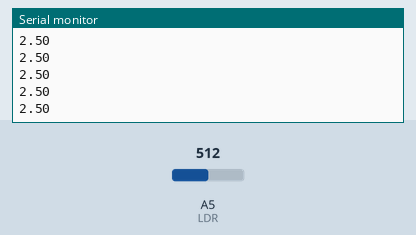
Recording of a sketch running on a simulated Arduino Uno, built with avr-gcc and run on an emulated ATmega328P. Parts: the last lines printed to the serial monitor. The inputs (shaded band) are chosen by the test bench; at power-on: A5 (LDR) = 512.

Above: at 1.2 s.
1.3 s: A5 (LDR) set to 716
At 2.4 s:
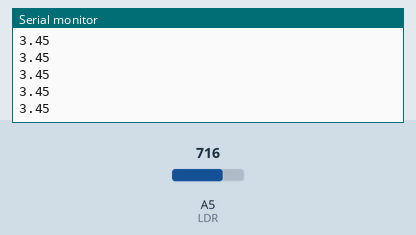
2.8 s: A5 (LDR) set to 900
At 3.9 s:
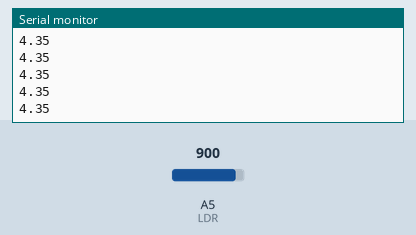
Timing chart, 0 to 5.8 s (numbered marks = the images above; inputs shaded):
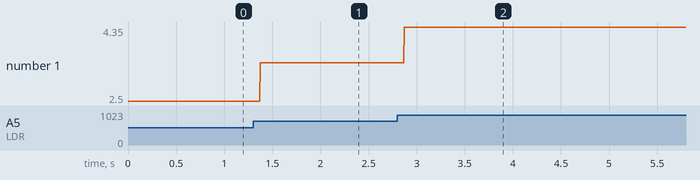

Measured:
- after the input at 1.3 s, the serial monitor: prints a new line after 0.07 s (image 1)
- after the input at 2.8 s, the serial monitor: prints a new line after 0.07 s (image 2)
- plotted number 1: 2.5 → 3.45 after the input at 1.3 s, 3.45 → 4.35 after the input at 2.8 s

The sketch:

LDR.ino
```cpp
//Pin analogico para el LDR
int LDR = A5;

//Variables a utilizar
int value = 0;
int percentage = 0;
float volts = 0;

void setup() {
  pinMode(LDR, INPUT);
  Serial.begin(9600);
}

void loop() {
  //Valor leido del pin analogo
  value = analogRead(LDR);
  //Porcentaje de luminosidad
  percentage = map(value, 0, 1023, 0, 100);
  //Porcentaje a partir del porcentaje de luminosidad
  volts = (percentage*5.0)/100.0;

  Serial.println(volts);
}
```
